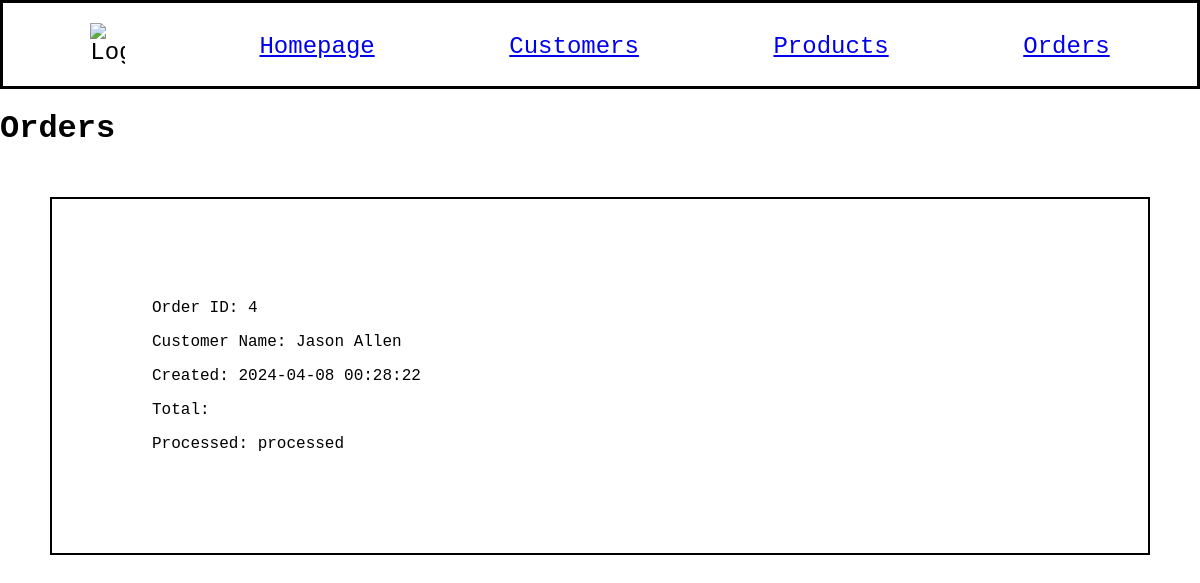
The page /orders on the database its author committed.
### models.py (models this page shows, shortened)
class Order(db.Model):
    id = mapped_column(Integer, primary_key=True)
    customer_id = mapped_column(Integer, ForeignKey(Customer.id), nullable=False)
    created = mapped_column(DateTime, default=func.now())
    processed = mapped_column(DateTime, nullable=True, default=None)
    customer = relationship("Customer", back_populates="orders")
    items = relationship("ProductOrder", back_populates="order")
    strategy = mapped_column(String(20), nullable=False, default="adjust")

class Customer(db.Model):
    id = mapped_column(Integer, primary_key=True)
    name = mapped_column(String(200), nullable=False, unique=True)
    phone = mapped_column(String(20), nullable=False)
    balance = mapped_column(Numeric, nullable=False, default=100)
    orders = relationship("Order")

### app.py (the view)
@app.route("/orders")
def orders():
    statement = select(Order).order_by(Order.id)
    records = db.session.execute(statement)
    app_data = records.scalars()
    return render_template("orders.html", orders=app_data)

### templates/orders.html (shortened to what this page needs)
{% extends "base.html" %}
{% block content %}
<h1>Orders</h1>
{% for order in orders %}
<div id="ord_container">
    {% set class_name = "pending" %}
    {% if order.processed %}
        {% set class_name = "processed" %}
    {% endif %}
    <div class="{{ class_name }}" id="ord_info">
        <p>Order ID: {{ order.id }}</p>
        <p>Customer Name: {{ order.customer.name }}</p>
        <p>Created: {{ order.created }}</p>
        <p>Total: {{ order.total }}</p>
        <p>Processed: {{ class_name }}</p>
    </div>
</div>
{% endfor %}
{% endblock %}

### static/style.css (style rules this page uses)
body { background-color: rgb(255, 255, 255); margin: 0 auto; font-family: 'Courier New', Courier, monospace; }
#ord_container { margin: 50px 50px 50px 50px; border: 2px black solid; padding: 50px; }
#ord_info { margin: 50px 50px 50px 50px; }

### rows shown on the page
Order: id "4", customer.name "Jason Allen", created "2024-04-08 00:28:22", class_name "processed"
